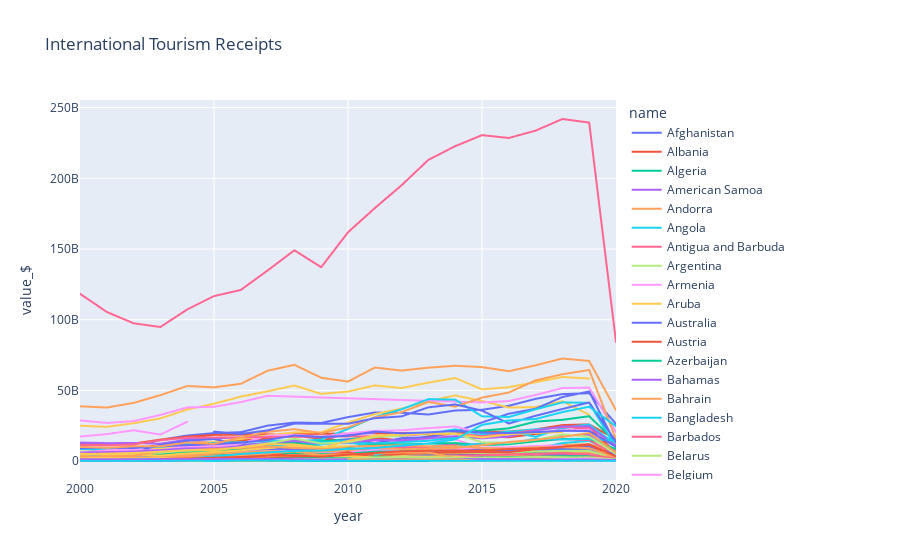

Source (notebook cell):
### Code cell
df.columns = ['name', 'code', 'year', 'value_$']

# Filter the dataset to include only the rows you want to analyze
# For example, if you want data for years 2008-2020
filtered_df = df[(df['year'] >= 1995) & (df['year'] <= 2020)]

# Create a line chart using Plotly
fig = px.line(filtered_df, x='year', y='value_$', color='name', title='International Tourism Receipts')

# Show the figure
fig.show()
